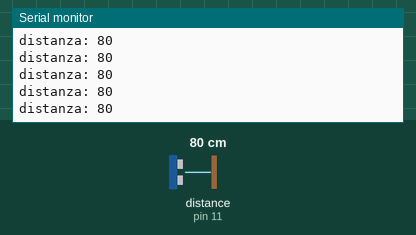
This sketch was run on a simulated Arduino Uno, built with avr-gcc and run on an emulated ATmega328P. On the bench: the last lines printed to the serial monitor. Wiring (inferred from the names in the program): ultrasonic range finder: trigger pin 10; echo pin 11. The test bench sets the inputs (shaded band); at power-on: distance to the obstacle (sensor on pin 11) 80 cm. The echo pulse lasts 58.3 µs per cm.

Above: at 1.2 s.
1.3 s: distance to the obstacle (sensor on pin 11) set to 2 cm
At 1.8 s:
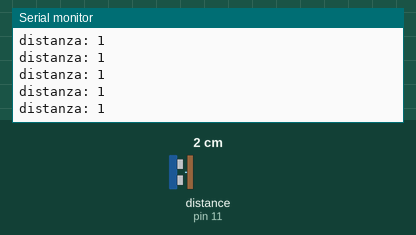
4.3 s: distance to the obstacle (sensor on pin 11) set to 120 cm
At 5.0 s:
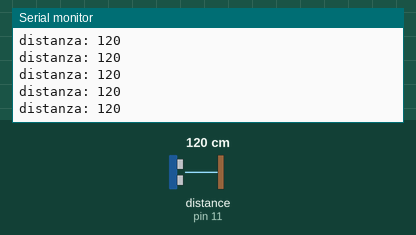
7.3 s: distance to the obstacle (sensor on pin 11) set to 4 cm
At 8.4 s:
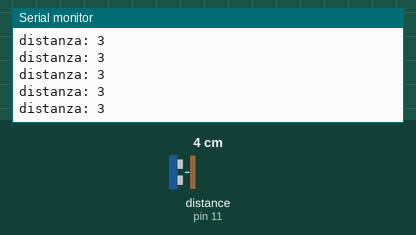
10.3 s: distance to the obstacle (sensor on pin 11) set to 18 cm
At 11.1 s:
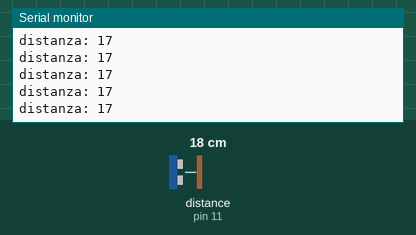
Timing chart, 0 to 13.3 s (numbered marks = the images above; inputs shaded):
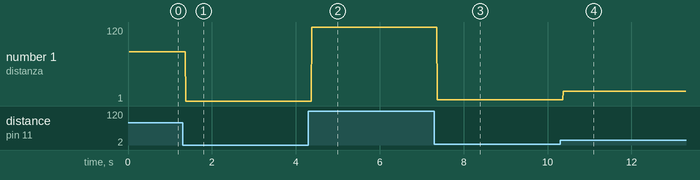

The sketch:

Sketch_Ultrasuoni.ino
```cpp
const int triggerPort = 10;//imposto la porta del Trigger al pin 10
const int echoPort = 11;//imposto la porta dell'echo al pin 11
long t,distanza;
void setup() {
  Serial.begin(9600);
  pinMode(triggerPort, OUTPUT);
  pinMode(echoPort, INPUT);
  Serial.print( "Sensore Ultrasuoni: ");
}

void loop() {
  misuradistanza();
  Serial.print("distanza: ");
  Serial.println(distanza);
}

void misuradistanza(){
  //porta bassa l'uscita del trigger
  digitalWrite( triggerPort, LOW );
  //invia un impulso di 10microsec su trigger
  digitalWrite( triggerPort, HIGH );
  delayMicroseconds( 10 );
  digitalWrite( triggerPort, LOW );

   t = pulseIn( echoPort, HIGH );
   distanza = t/58;
}
```

Measured:
- after the input at 1.3 s, the serial monitor: prints a new line after 0.08 s (image 1)
- after the input at 4.3 s, the serial monitor: prints a new line after 0.08 s (image 2)
- after the input at 7.3 s, the serial monitor: prints a new line after 0.07 s (image 3)
- after the input at 10.3 s, the serial monitor: prints a new line after 0.07 s (image 4)
- plotted number 1: 80 → 1 after the input at 1.3 s, 1 → 120 after the input at 4.3 s, 120 → 3 after the input at 7.3 s, 3 → 17 after the input at 10.3 s
